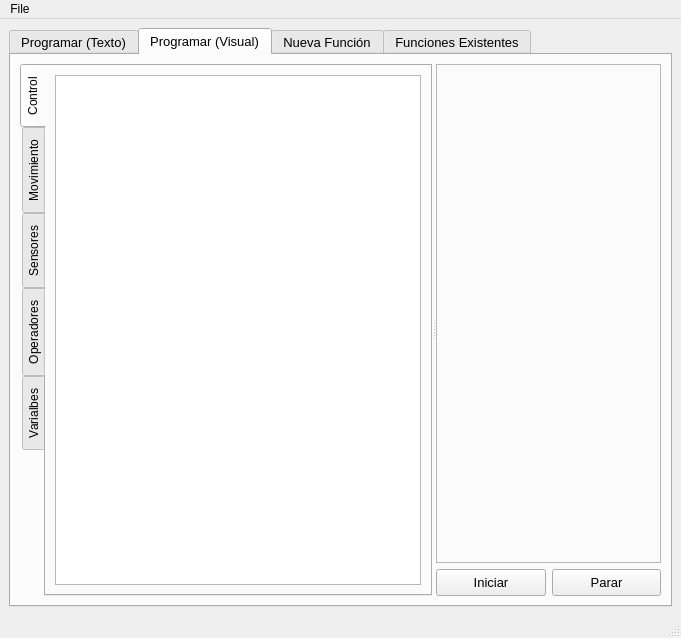
<?xml version="1.0" encoding="UTF-8"?>
<ui version="4.0">
 <class>MainWindow</class>
 <widget class="QMainWindow" name="MainWindow">
  <property name="enabled">
   <bool>true</bool>
  </property>
  <property name="geometry">
   <rect>
    <x>0</x>
    <y>0</y>
    <width>681</width>
    <height>638</height>
   </rect>
  </property>
  <property name="windowTitle">
   <string>MainWindow</string>
  </property>
  <widget class="QWidget" name="centralwidget">
   <layout class="QHBoxLayout" name="horizontalLayout_2">
    <item>
     <widget class="QTabWidget" name="Tabwi">
      <property name="font">
       <font>
        <pointsize>10</pointsize>
       </font>
      </property>
      <property name="whatsThis">
       <string>&lt;html&gt;&lt;head/&gt;&lt;body&gt;&lt;p&gt;H&lt;/p&gt;&lt;p&gt;&lt;br/&gt;&lt;/p&gt;&lt;/body&gt;&lt;/html&gt;</string>
      </property>
      <property name="tabPosition">
       <enum>QTabWidget::North</enum>
      </property>
      <property name="tabShape">
       <enum>QTabWidget::Rounded</enum>
      </property>
      <property name="currentIndex">
       <number>1</number>
      </property>
      <widget class="QWidget" name="program_text">
       <attribute name="title">
        <string>Programar (Texto)</string>
       </attribute>
       <layout class="QHBoxLayout" name="horizontalLayout">
        <item>
         <layout class="QVBoxLayout" name="verticalLayout_6">
          <item>
           <widget class="QLabel" name="label_3">
            <property name="text">
             <string>Programa</string>
            </property>
           </widget>
          </item>
          <item>
           <widget class="QPlainTextEdit" name="plainTextEdit_2"/>
          </item>
         </layout>
        </item>
        <item>
         <layout class="QVBoxLayout" name="verticalLayout_5">
          <item>
           <widget class="QFrame" name="camera">
            <property name="minimumSize">
             <size>
              <width>320</width>
              <height>240</height>
             </size>
            </property>
            <property name="maximumSize">
             <size>
              <width>320</width>
              <height>240</height>
             </size>
            </property>
            <property name="frameShape">
             <enum>QFrame::StyledPanel</enum>
            </property>
            <property name="frameShadow">
             <enum>QFrame::Raised</enum>
            </property>
           </widget>
          </item>
          <item>
           <spacer name="verticalSpacer">
            <property name="orientation">
             <enum>Qt::Vertical</enum>
            </property>
            <property name="sizeHint" stdset="0">
             <size>
              <width>20</width>
              <height>40</height>
             </size>
            </property>
           </spacer>
          </item>
          <item>
           <layout class="QHBoxLayout" name="horizontalLayout_5">
            <item>
             <widget class="QPushButton" name="pushButton_3">
              <property name="text">
               <string>Iniciar</string>
              </property>
             </widget>
            </item>
            <item>
             <widget class="QPushButton" name="pushButton_4">
              <property name="text">
               <string>Parar</string>
              </property>
             </widget>
            </item>
           </layout>
          </item>
         </layout>
        </item>
       </layout>
      </widget>
      <widget class="QWidget" name="program_visual">
       <attribute name="title">
        <string>Programar (Visual)</string>
       </attribute>
       <layout class="QGridLayout" name="gridLayout">
        <item row="0" column="0">
         <widget class="QSplitter" name="splitter">
          <property name="maximumSize">
           <size>
            <width>16777215</width>
            <height>16777215</height>
           </size>
          </property>
          <property name="orientation">
           <enum>Qt::Horizontal</enum>
          </property>
          <widget class="QTabWidget" name="tabWidget_2">
           <property name="maximumSize">
            <size>
             <width>500</width>
             <height>16777215</height>
            </size>
           </property>
           <property name="font">
            <font>
             <pointsize>9</pointsize>
             <weight>50</weight>
             <italic>false</italic>
             <bold>false</bold>
             <strikeout>false</strikeout>
             <kerning>true</kerning>
            </font>
           </property>
           <property name="tabPosition">
            <enum>QTabWidget::West</enum>
           </property>
           <property name="currentIndex">
            <number>0</number>
           </property>
           <widget class="QWidget" name="control">
            <attribute name="title">
             <string>Control</string>
            </attribute>
            <layout class="QVBoxLayout" name="verticalLayout_7">
             <item>
              <widget class="QTableWidget" name="tableControl"/>
             </item>
            </layout>
           </widget>
           <widget class="QWidget" name="move">
            <attribute name="title">
             <string>Movimiento</string>
            </attribute>
           </widget>
           <widget class="QWidget" name="sensors">
            <attribute name="title">
             <string>Sensores</string>
            </attribute>
           </widget>
           <widget class="QWidget" name="operators">
            <attribute name="title">
             <string>Operadores</string>
            </attribute>
           </widget>
           <widget class="QWidget" name="vars">
            <attribute name="title">
             <string>Varialbes</string>
            </attribute>
           </widget>
          </widget>
          <widget class="QWidget" name="layoutWidget">
           <layout class="QVBoxLayout" name="verticalLayout_3">
            <item>
             <widget class="QFrame" name="frame">
              <property name="frameShape">
               <enum>QFrame::StyledPanel</enum>
              </property>
              <property name="frameShadow">
               <enum>QFrame::Raised</enum>
              </property>
             </widget>
            </item>
            <item>
             <layout class="QHBoxLayout" name="horizontalLayout_4">
              <item>
               <widget class="QPushButton" name="pushButton">
                <property name="maximumSize">
                 <size>
                  <width>16777215</width>
                  <height>27</height>
                 </size>
                </property>
                <property name="text">
                 <string>Iniciar</string>
                </property>
               </widget>
              </item>
              <item>
               <widget class="QPushButton" name="pushButton_2">
                <property name="maximumSize">
                 <size>
                  <width>16777215</width>
                  <height>27</height>
                 </size>
                </property>
                <property name="text">
                 <string>Parar</string>
                </property>
               </widget>
              </item>
             </layout>
            </item>
           </layout>
          </widget>
         </widget>
        </item>
       </layout>
      </widget>
      <widget class="QWidget" name="new_funtion">
       <property name="toolTip">
        <string>&lt;html&gt;&lt;head/&gt;&lt;body&gt;&lt;p&gt;ASD&lt;/p&gt;&lt;p&gt;&lt;br/&gt;&lt;/p&gt;&lt;/body&gt;&lt;/html&gt;</string>
       </property>
       <attribute name="title">
        <string>Nueva Función</string>
       </attribute>
       <layout class="QVBoxLayout" name="verticalLayout">
        <item>
         <layout class="QGridLayout" name="gridLayout_3">
          <item row="0" column="0">
           <widget class="QLabel" name="label">
            <property name="text">
             <string>Nombre Función</string>
            </property>
           </widget>
          </item>
          <item row="0" column="1">
           <widget class="QLabel" name="label_4">
            <property name="text">
             <string>TIpo</string>
            </property>
           </widget>
          </item>
          <item row="1" column="0">
           <widget class="QLineEdit" name="lineEdit"/>
          </item>
          <item row="1" column="1">
           <widget class="QComboBox" name="comboBox"/>
          </item>
         </layout>
        </item>
        <item>
         <layout class="QVBoxLayout" name="verticalLayout_2">
          <item>
           <widget class="QLabel" name="label_2">
            <property name="text">
             <string>Código de la Función</string>
            </property>
           </widget>
          </item>
          <item>
           <widget class="QPlainTextEdit" name="plainTextEdit"/>
          </item>
         </layout>
        </item>
       </layout>
      </widget>
      <widget class="QWidget" name="exist_funtion">
       <attribute name="title">
        <string>Funciones Existentes</string>
       </attribute>
       <layout class="QHBoxLayout" name="horizontalLayout_3">
        <item>
         <widget class="QListWidget" name="listWidget_3">
          <property name="maximumSize">
           <size>
            <width>181</width>
            <height>16777215</height>
           </size>
          </property>
         </widget>
        </item>
        <item>
         <layout class="QVBoxLayout" name="verticalLayout_8">
          <item>
           <layout class="QGridLayout" name="gridLayout_4">
            <item row="0" column="0">
             <widget class="QLabel" name="label_6">
              <property name="text">
               <string>Nombre Función</string>
              </property>
             </widget>
            </item>
            <item row="0" column="1">
             <widget class="QLabel" name="label_7">
              <property name="text">
               <string>TIpo</string>
              </property>
             </widget>
            </item>
            <item row="1" column="0">
             <widget class="QLineEdit" name="lineEdit_2"/>
            </item>
            <item row="1" column="1">
             <widget class="QComboBox" name="comboBox_2"/>
            </item>
           </layout>
          </item>
          <item>
           <layout class="QVBoxLayout" name="verticalLayout_4">
            <item>
             <widget class="QLabel" name="label_5">
              <property name="text">
               <string>Código de la Función</string>
              </property>
             </widget>
            </item>
            <item>
             <widget class="QPlainTextEdit" name="plainTextEdit_3"/>
            </item>
           </layout>
          </item>
         </layout>
        </item>
       </layout>
      </widget>
     </widget>
    </item>
   </layout>
  </widget>
  <widget class="QMenuBar" name="menubar">
   <property name="geometry">
    <rect>
     <x>0</x>
     <y>0</y>
     <width>681</width>
     <height>25</height>
    </rect>
   </property>
   <widget class="QMenu" name="menuFile">
    <property name="title">
     <string>File</string>
    </property>
    <addaction name="actionHola"/>
    <addaction name="separator"/>
    <addaction name="actionExit"/>
   </widget>
   <addaction name="menuFile"/>
  </widget>
  <widget class="QStatusBar" name="statusbar"/>
  <action name="actionExit">
   <property name="text">
    <string>Salir</string>
   </property>
  </action>
  <action name="actionHola">
   <property name="text">
    <string>Añadir Nueva Metodo</string>
   </property>
  </action>
 </widget>
 <resources/>
 <connections/>
</ui>
